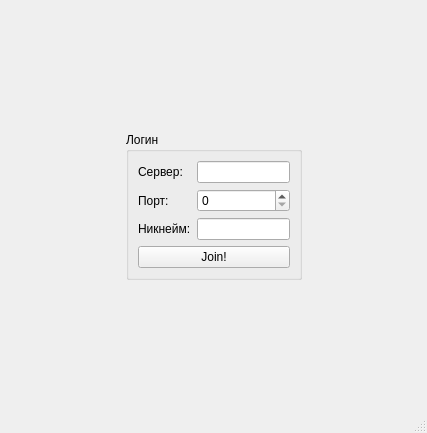
<?xml version="1.0" encoding="UTF-8"?>
<ui version="4.0">
 <class>RoflChat</class>
 <widget class="QMainWindow" name="RoflChat">
  <property name="geometry">
   <rect>
    <x>0</x>
    <y>0</y>
    <width>427</width>
    <height>433</height>
   </rect>
  </property>
  <property name="windowTitle">
   <string>RoflChat</string>
  </property>
  <widget class="QWidget" name="centralwidget">
   <layout class="QVBoxLayout" name="verticalLayout">
    <item>
     <widget class="QStackedWidget" name="stackedWidget">
      <property name="currentIndex">
       <number>0</number>
      </property>
      <widget class="QWidget" name="page">
       <layout class="QHBoxLayout" name="horizontalLayout_2">
        <item>
         <spacer name="horizontalSpacer">
          <property name="orientation">
           <enum>Qt::Horizontal</enum>
          </property>
          <property name="sizeHint" stdset="0">
           <size>
            <width>123</width>
            <height>20</height>
           </size>
          </property>
         </spacer>
        </item>
        <item>
         <layout class="QVBoxLayout" name="verticalLayout_4">
          <item>
           <spacer name="verticalSpacer">
            <property name="orientation">
             <enum>Qt::Vertical</enum>
            </property>
            <property name="sizeHint" stdset="0">
             <size>
              <width>20</width>
              <height>40</height>
             </size>
            </property>
           </spacer>
          </item>
          <item>
           <widget class="QGroupBox" name="groupBox">
            <property name="title">
             <string>Логин</string>
            </property>
            <layout class="QVBoxLayout" name="verticalLayout_6">
             <item>
              <layout class="QHBoxLayout" name="horizontalLayout">
               <item>
                <layout class="QVBoxLayout" name="verticalLayout_2">
                 <item>
                  <widget class="QLabel" name="label">
                   <property name="text">
                    <string>Сервер: </string>
                   </property>
                  </widget>
                 </item>
                 <item>
                  <widget class="QLabel" name="label_2">
                   <property name="text">
                    <string>Порт: </string>
                   </property>
                  </widget>
                 </item>
                 <item>
                  <widget class="QLabel" name="label_3">
                   <property name="text">
                    <string>Никнейм:</string>
                   </property>
                  </widget>
                 </item>
                </layout>
               </item>
               <item>
                <layout class="QVBoxLayout" name="verticalLayout_3">
                 <item>
                  <widget class="QLineEdit" name="e_address"/>
                 </item>
                 <item>
                  <widget class="QSpinBox" name="sb_port"/>
                 </item>
                 <item>
                  <widget class="QLineEdit" name="e_login"/>
                 </item>
                </layout>
               </item>
              </layout>
             </item>
             <item>
              <widget class="QPushButton" name="b_connect">
               <property name="text">
                <string>Join!</string>
               </property>
              </widget>
             </item>
            </layout>
           </widget>
          </item>
          <item>
           <spacer name="verticalSpacer_2">
            <property name="orientation">
             <enum>Qt::Vertical</enum>
            </property>
            <property name="sizeHint" stdset="0">
             <size>
              <width>20</width>
              <height>40</height>
             </size>
            </property>
           </spacer>
          </item>
         </layout>
        </item>
        <item>
         <spacer name="horizontalSpacer_2">
          <property name="orientation">
           <enum>Qt::Horizontal</enum>
          </property>
          <property name="sizeHint" stdset="0">
           <size>
            <width>122</width>
            <height>20</height>
           </size>
          </property>
         </spacer>
        </item>
       </layout>
      </widget>
      <widget class="QWidget" name="page_2">
       <layout class="QVBoxLayout" name="verticalLayout_5">
        <item>
         <layout class="QHBoxLayout" name="horizontalLayout_4">
          <item>
           <widget class="QTextEdit" name="e_chat"/>
          </item>
          <item>
           <widget class="QTextEdit" name="e_users">
            <property name="sizePolicy">
             <sizepolicy hsizetype="Expanding" vsizetype="Expanding">
              <horstretch>0</horstretch>
              <verstretch>0</verstretch>
             </sizepolicy>
            </property>
            <property name="minimumSize">
             <size>
              <width>100</width>
              <height>150</height>
             </size>
            </property>
            <property name="maximumSize">
             <size>
              <width>100</width>
              <height>16777215</height>
             </size>
            </property>
           </widget>
          </item>
         </layout>
        </item>
        <item>
         <layout class="QHBoxLayout" name="horizontalLayout_3">
          <item>
           <widget class="QTextEdit" name="e_input">
            <property name="sizePolicy">
             <sizepolicy hsizetype="Expanding" vsizetype="Fixed">
              <horstretch>0</horstretch>
              <verstretch>0</verstretch>
             </sizepolicy>
            </property>
            <property name="minimumSize">
             <size>
              <width>250</width>
              <height>60</height>
             </size>
            </property>
            <property name="maximumSize">
             <size>
              <width>16777215</width>
              <height>60</height>
             </size>
            </property>
           </widget>
          </item>
          <item>
           <widget class="QPushButton" name="b_send">
            <property name="sizePolicy">
             <sizepolicy hsizetype="Fixed" vsizetype="Fixed">
              <horstretch>0</horstretch>
              <verstretch>0</verstretch>
             </sizepolicy>
            </property>
            <property name="minimumSize">
             <size>
              <width>100</width>
              <height>60</height>
             </size>
            </property>
            <property name="maximumSize">
             <size>
              <width>100</width>
              <height>60</height>
             </size>
            </property>
            <property name="text">
             <string>Send!</string>
            </property>
           </widget>
          </item>
         </layout>
        </item>
       </layout>
      </widget>
     </widget>
    </item>
   </layout>
  </widget>
  <widget class="QMenuBar" name="menubar">
   <property name="geometry">
    <rect>
     <x>0</x>
     <y>0</y>
     <width>427</width>
     <height>17</height>
    </rect>
   </property>
  </widget>
  <widget class="QStatusBar" name="statusbar"/>
 </widget>
 <resources/>
 <connections/>
</ui>
